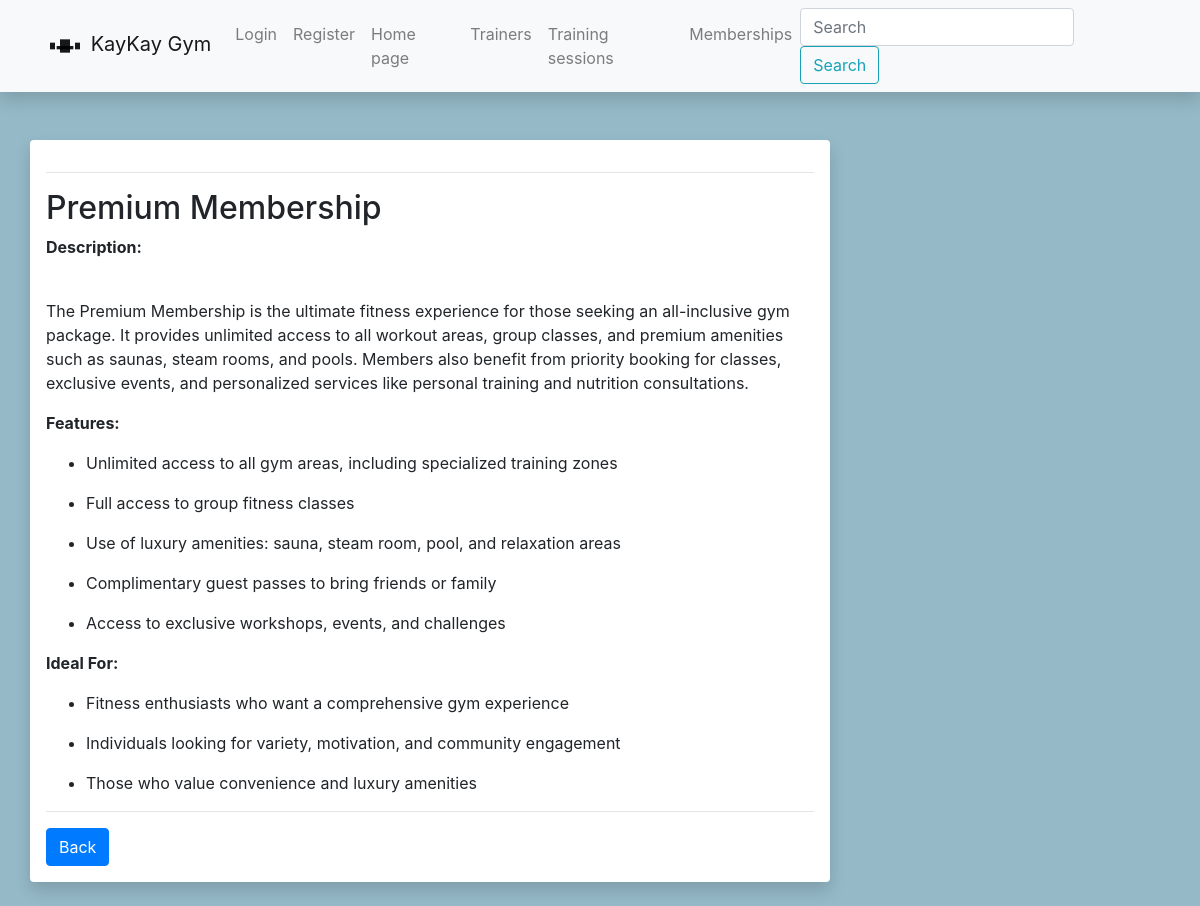
Screenshot of /gym/displaymembership/5bf4070d-e01d-465e-8417-5159a3e2ef9d with the database file from the repository.
### gym/models.py (models this page shows, shortened)
class DisplayMembership(models.Model):
    id = models.UUIDField(primary_key=True, default=uuid.uuid4)
    name = models.CharField('Name', max_length=50)
    price = models.FloatField('Price EUR', help_text='Enter membership price')
    description = HTMLField()
    cover = models.ImageField(upload_to='covers/membership_covers', blank=True, null=True)

### gym/views.py (the view)
# urls.py: path('displaymembership/<uuid:pk>', views.DisplayMembershipDetailView.as_view(), name='displaymembership-one'),
class DisplayMembershipDetailView(generic.DetailView):
    model = DisplayMembership
    context_object_name = 'displaymembership'
    template_name = 'display_membership.html'

### gym/templates/display_membership.html
{% extends 'base.html' %}
{% load static %}
{% block content %}
<div class="row">
    <div class="mb-4">
        <div class="container mt-6 shadow rounded" style="background-color: white; padding: 1rem; max-width: 800px;">
            <hr>
            <h2> {{ displaymembership.name }}</h2>
            <a>{{ displaymembership.description|safe }} </a>
            <hr>
            <a href="{% url 'displaymemberships-all' %}" class="btn btn-primary">Back</a>
        </div>
    </div>
</div>
{% endblock %}

### gym/static/css/styles.css (style rules this page uses)
body { background-color: #95B9C7; }

### rows the page displays
DisplayMembership: name "Premium Membership", description "Description: The Premium Membership is the ultimate fitness experience for those seeking an all-inclusive gym package. It provides unlimited access to all workout areas, group classes, and premium amenities such as saunas, steam rooms, and pools. Members also benefit from priority booking for classes, exclusive events, and personalized services like personal training and nutrition consultations. Features: Unlimited access to all gym areas, including specialized training zones Full access to group fitness classes Use of luxury amenities: sauna, steam room, pool, and relaxation areas Complimentary guest passes to bring friends or family Access to exclusive workshops, events, and challenges…"
